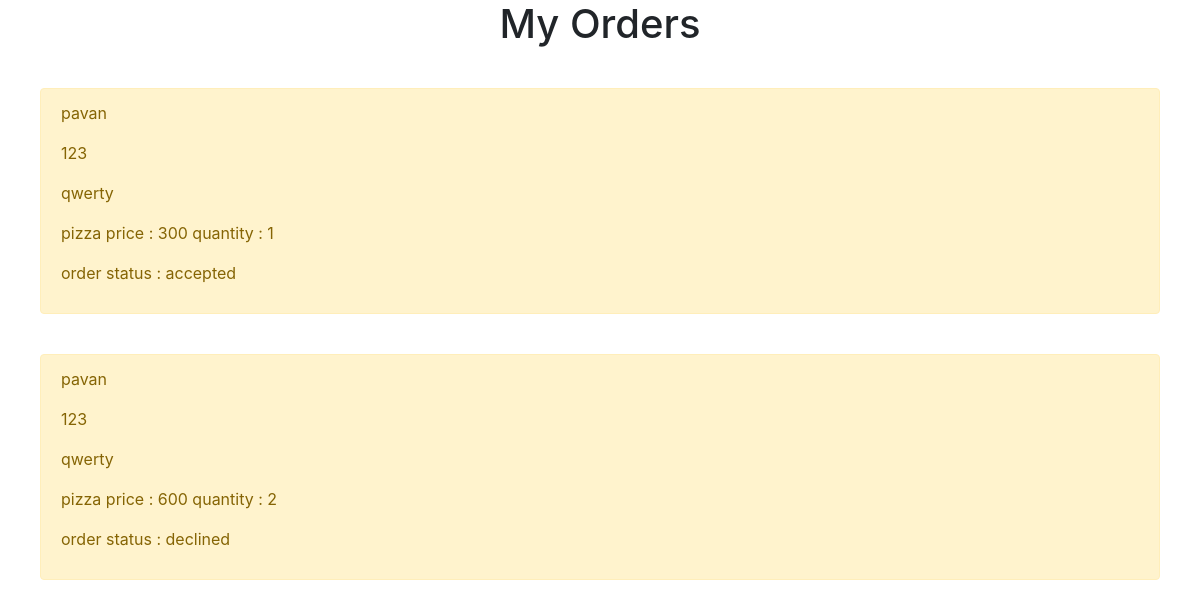
The app's page /userorders/ (signed in) with its own data.
### pizzaapp/models.py (models this page shows)
class OrderModel(models.Model):
	username = models.CharField(max_length = 10)
	phoneno = models.CharField(max_length = 10)
	address = models.CharField(max_length = 10)
	ordereditems = models.CharField(max_length = 10)
	status = models.CharField(max_length = 10)

### pizzaapp/views.py (the view)
# urls.py: path('userorders/',userorders),
def userorders(request):
	orders = OrderModel.objects.filter(username = request.user.username)
	context = {'orders' : orders}
	return render(request,'pizzaapp/userorders.html',context)

### templates/pizzaapp/userorders.html
{% extends 'base.html' %}
{% block content %}
<h1 style="text-align: center">My Orders</h1>
{% for order in orders %}
<div style="margin: 40px" class="alert alert-warning" role = "alert">
	<p>{{order.username}}</p>
	<p>{{order.phoneno}}</p>
	<p>{{order.address}}</p>
	<p>{{order.ordereditems}}</p>
	<p>order status : {{order.status}}</p>
</div>
{% endfor %}
{% endblock %}

### records on screen
OrderModel: username "pavan", phoneno "123", address "qwerty", ordereditems "pizza price : 300 quantity : 1", status "accepted"
OrderModel: username "pavan", phoneno "123", address "qwerty", ordereditems "pizza price : 600 quantity : 2", status "declined"
